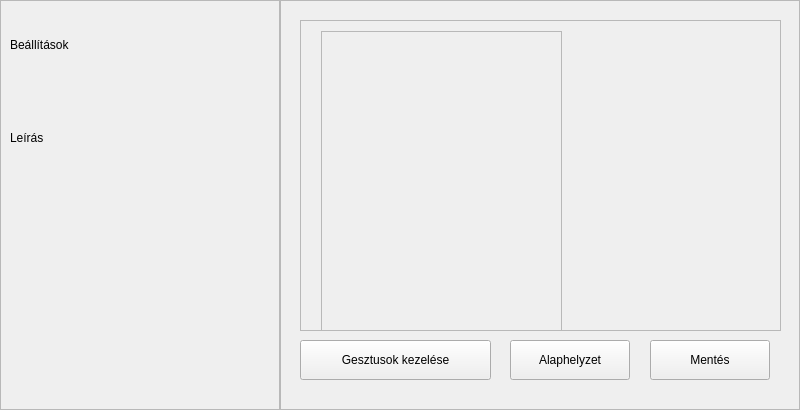
<?xml version="1.0" encoding="UTF-8"?>
<ui version="4.0">
 <class>OptionsForm</class>
 <widget class="QWidget" name="OptionsForm">
  <property name="geometry">
   <rect>
    <x>0</x>
    <y>0</y>
    <width>800</width>
    <height>410</height>
   </rect>
  </property>
  <property name="windowTitle">
   <string>Form</string>
  </property>
  <widget class="QFrame" name="frameBlue">
   <property name="geometry">
    <rect>
     <x>0</x>
     <y>0</y>
     <width>280</width>
     <height>410</height>
    </rect>
   </property>
   <property name="styleSheet">
    <string notr="true"/>
   </property>
   <property name="frameShape">
    <enum>QFrame::Shape::StyledPanel</enum>
   </property>
   <property name="frameShadow">
    <enum>QFrame::Shadow::Raised</enum>
   </property>
   <widget class="QLabel" name="lblTitle">
    <property name="geometry">
     <rect>
      <x>10</x>
      <y>20</y>
      <width>240</width>
      <height>50</height>
     </rect>
    </property>
    <property name="styleSheet">
     <string notr="true"/>
    </property>
    <property name="text">
     <string>Beállítások</string>
    </property>
   </widget>
   <widget class="QLabel" name="lblDescription">
    <property name="geometry">
     <rect>
      <x>10</x>
      <y>130</y>
      <width>251</width>
      <height>16</height>
     </rect>
    </property>
    <property name="text">
     <string>Leírás</string>
    </property>
   </widget>
  </widget>
  <widget class="QFrame" name="frameButtons">
   <property name="geometry">
    <rect>
     <x>280</x>
     <y>0</y>
     <width>520</width>
     <height>410</height>
    </rect>
   </property>
   <property name="frameShape">
    <enum>QFrame::Shape::StyledPanel</enum>
   </property>
   <property name="frameShadow">
    <enum>QFrame::Shadow::Raised</enum>
   </property>
   <widget class="QScrollArea" name="scrollArea">
    <property name="geometry">
     <rect>
      <x>20</x>
      <y>20</y>
      <width>481</width>
      <height>311</height>
     </rect>
    </property>
    <property name="widgetResizable">
     <bool>true</bool>
    </property>
    <widget class="QWidget" name="scrollAreaWidgetContents">
     <property name="geometry">
      <rect>
       <x>0</x>
       <y>0</y>
       <width>479</width>
       <height>309</height>
      </rect>
     </property>
     <widget class="QScrollArea" name="scrollCombo">
      <property name="geometry">
       <rect>
        <x>20</x>
        <y>10</y>
        <width>241</width>
        <height>321</height>
       </rect>
      </property>
      <property name="widgetResizable">
       <bool>true</bool>
      </property>
      <widget class="QWidget" name="scrollComboWidgetContents">
       <property name="geometry">
        <rect>
         <x>0</x>
         <y>0</y>
         <width>239</width>
         <height>319</height>
        </rect>
       </property>
      </widget>
     </widget>
    </widget>
   </widget>
   <widget class="QPushButton" name="btnSave">
    <property name="enabled">
     <bool>true</bool>
    </property>
    <property name="geometry">
     <rect>
      <x>370</x>
      <y>340</y>
      <width>120</width>
      <height>40</height>
     </rect>
    </property>
    <property name="text">
     <string>Mentés</string>
    </property>
   </widget>
   <widget class="QPushButton" name="btnReset">
    <property name="geometry">
     <rect>
      <x>230</x>
      <y>340</y>
      <width>120</width>
      <height>40</height>
     </rect>
    </property>
    <property name="text">
     <string>Alaphelyzet</string>
    </property>
   </widget>
   <widget class="QPushButton" name="btnTeach">
    <property name="geometry">
     <rect>
      <x>20</x>
      <y>340</y>
      <width>191</width>
      <height>40</height>
     </rect>
    </property>
    <property name="text">
     <string>Gesztusok kezelése</string>
    </property>
   </widget>
  </widget>
 </widget>
 <resources/>
 <connections/>
</ui>
